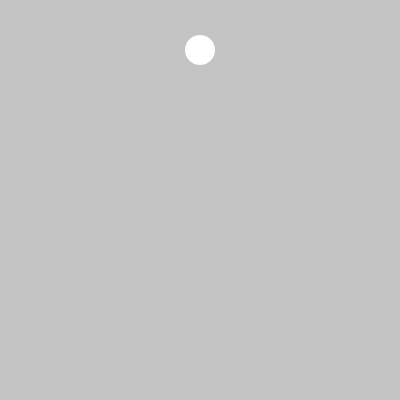
Frame 1 (no input)
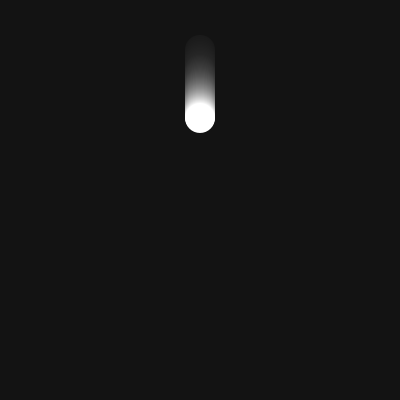
Frame 60 (the mouse pressed at the canvas centre just before this capture)
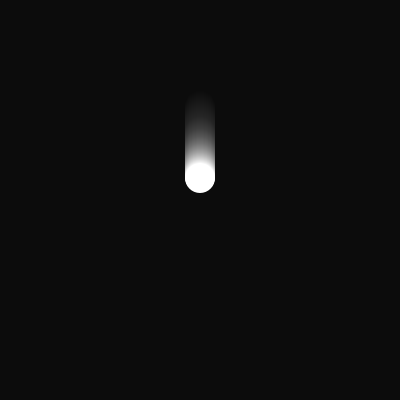
Frame 120 (the mouse held since frame 60 and released just before this capture)

The Processing sketch that drew these frames (run headless with seeded random() and noise(); from frame 60 on, the mouse is pressed at the canvas centre):

// Processing sketch: processing_172129
// ── processing_172129.pde

//move a shape by velocity and acceleration
//y = y+speed
//speed is the magnitude of velocity
//acceleration value > 0 = velocity will increase at each frame
//velocity = velocity + acceleration
//y = y + velocity


// Gradually increases the velocity!!!
float y = 50.0;
float radius = 15.0;
float velocity = 02.0;
float acceleration = 0.1;
float friction = .90;

void setup() {
  size(400, 400);
  smooth();
  noStroke();
  ellipseMode(RADIUS);
}

void draw() {
  fill(0, 10);
  rect(0, 0, width, height);
  fill(255);
  ellipse(200, y, radius, radius);
  velocity *= friction;
  velocity += acceleration; // Increase the velocity
  y += velocity; // Update the position
  if (y > height + radius) { // If over the bottom edge,
    y = radius; // move to the top
  }
}
